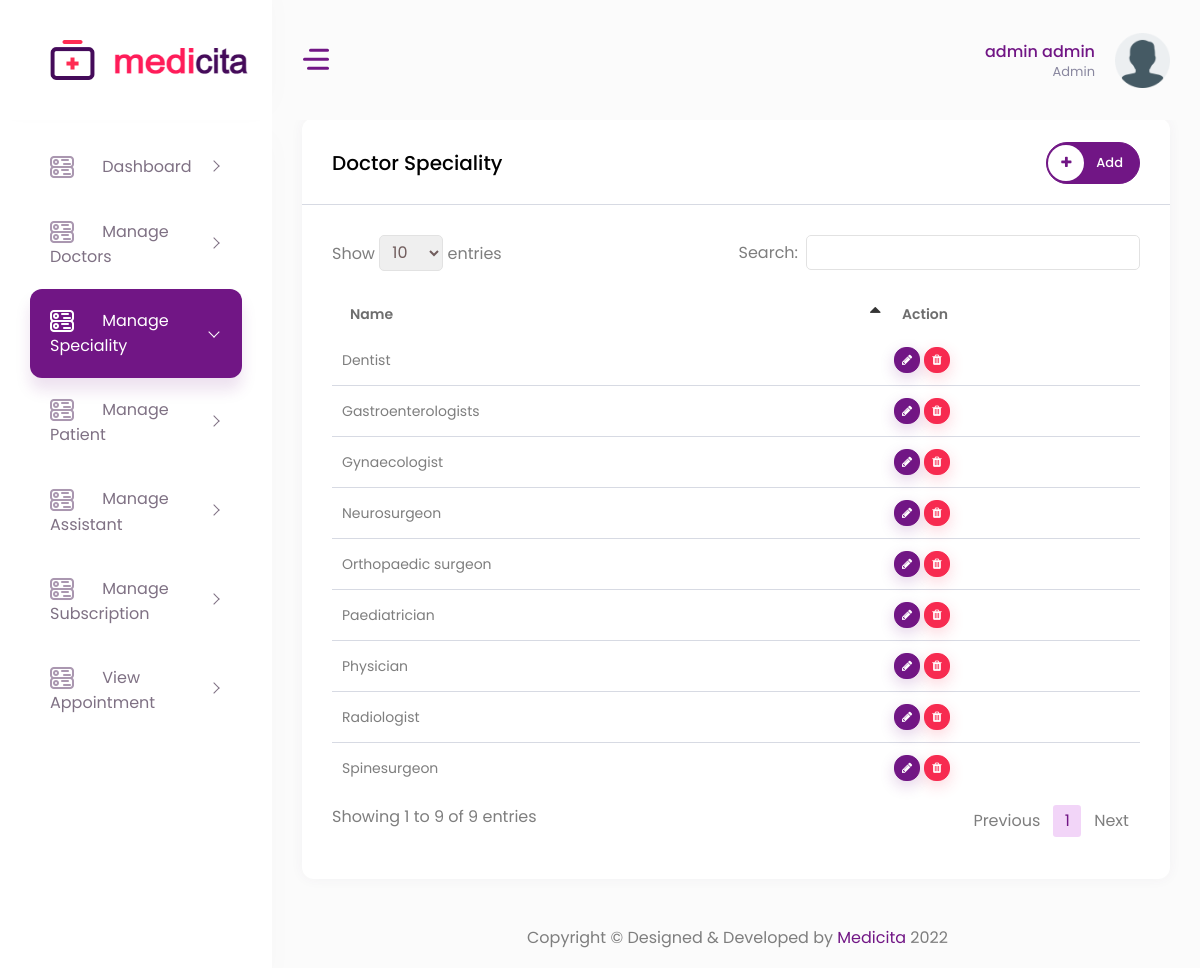
/doctor_speciality.php (signed in), run on the app's committed database.
### tables this page shows
CREATE TABLE IF NOT EXISTS `user` (
  `id` int NOT NULL AUTO_INCREMENT,
  `user_type` enum('Admin','Doctor','Patient','Assistant') NOT NULL,
  `first_name` varchar(50) NOT NULL,
  `last_name` varchar(50) NOT NULL,
  `email` varchar(200) NOT NULL,
  `password` varchar(50) NOT NULL,
  `mobile_number` bigint NOT NULL,
  `gender` enum('Male','Female','Other','') DEFAULT NULL,
  `birth_date` date DEFAULT NULL,
  `otp` int DEFAULT NULL,
  `profile_photo` varchar(150) DEFAULT NULL,
  `bio` varchar(255) DEFAULT NULL,
  `address` text,
  `state` varchar(255) DEFAULT NULL,
  `city` varchar(255) DEFAULT NULL,
  `zip_code` int DEFAULT NULL,
  `status` enum('Pending','Rejected','Approved','') NOT NULL DEFAULT 'Pending',
  PRIMARY KEY (`id`)
);

CREATE TABLE IF NOT EXISTS `doc_speciality` (
  `id` int NOT NULL AUTO_INCREMENT,
  `name` varchar(255) NOT NULL,
  PRIMARY KEY (`id`)
);

### doctor_speciality.php (the view, shortened to what this page needs)
<?php
   include "action/databaseconn.php";
?>
<?php
   include "header.php";
?>
<?php
   $sql = "SELECT * FROM doc_speciality" ;
   $result = $conn->query($sql);
   $arr_users = [];
?>
<div class="container-fluid">
    <div class="row">
        <div class="col-12">
            <div class="card">
                <div class="card-header">
                    <h4 class="card-title">Doctor Speciality</h4>
                    <button type="button" class="btn btn-rounded btn-primary add-modal" data-target="#addModal" data-toggle="modal">
                        <span class="btn-icon-left text-primary">
                            <i class="fa fa-plus color-info"></i>
                        </span>Add
                    </button>
                </div>
                <div class="card-body">
                    <div class="table-responsive">
                        <table id="example3" class="display" style="min-width: 845px">
                            <?php
                            if($result->num_rows > 0)
                                {
                                    $arr_users = $result->fetch_all(MYSQLI_ASSOC);
                                }
                            ?>
                            <thead>
                                <tr>
                                    <th>Name</th>
                                    <th>Action</th>
                                </tr>
                            </thead>
                            <tbody>
                            <?php if(!empty($arr_users)) { ?>
                                <?php foreach($arr_users as $r) { ?>
                                <tr>
                                    <td><?php echo $r['name'] ?></td>
                                    <td>
                                    <div class="d-flex">
                                        <button type="button" class="btn btn-primary shadow btn-xs sharp mr-1 edit-modal" data-toggle="modal" data-id="<?= $r['id'] ?>" data-target="#editModal"><i class="fa fa-pencil"></i></button>
                                        <button type="button" class="btn btn-danger shadow btn-xs sharp mr-1 delete-modal" data-toggle="modal" data-id="<?= $r['id'] ?>" data-target="#deleteModal"><i class="fa fa-trash"></i></button>
                                    </div>
                                    </td>
                                </tr>
                                <?php }} ?>
                            </tbody>
                        </table>
                    </div>
                </div>
            </div>
        </div>
    </div>
</div>
<?php
   include "footer.php";
?>

### header.php (shortened to what this page needs)
<?php
include "action/databaseconn.php";
   if(!isset($_SESSION["login"]))
   {
   	header("location:index.php");
   }
   else
   {
      $user_type = $_SESSION['user_type'];
   }
   ?>
<!DOCTYPE html>
<html lang="en">
   <head>
      <link href="vendor/jqvmap/css/jqvmap.min.css" rel="stylesheet">
      <link rel="stylesheet" href="vendor/chartist/css/chartist.min.css">
      <link href="vendor/datatables/css/jquery.dataTables.min.css" rel="stylesheet">
      <link href="vendor/bootstrap-select/dist/css/bootstrap-select.min.css" rel="stylesheet">
      <link rel="stylesheet" href="vendor/toastr/css/toastr.min.css">
    <link href="vendor/bootstrap-material-datetimepicker/css/bootstrap-material-datetimepicker.css" rel="stylesheet">
      <link href="css/style.css" rel="stylesheet">
      <link href="css/custom.css" rel="stylesheet">
   </head>
   <body>
      <div id="main-wrapper">
      <div class="nav-header">
         <a href="index.php" class="brand-logo">
            <img class="logo-abbr" src="images/logo.png" alt="">
            <img class="brand-title" src="images/logo-text.png" alt="">
         </a>
         <div class="nav-control">
            <div class="hamburger">
               <span class="line"></span><span class="line"></span><span class="line"></span>
            </div>
         </div>
      </div>
      <div class="header">
         <div class="header-content">
            <nav class="navbar navbar-expand">
               <div class="collapse navbar-collapse justify-content-between">
                  <ul class="navbar-nav header-right">
                     <li class="nav-item dropdown header-profile">
                        <a class="nav-link" href="#" role="button" data-toggle="dropdown">
                           <div class="header-info">
                              <span><?php echo $_SESSION['first_name']." ".$_SESSION['last_name'] ?></span>
                              <small><?php echo $user_type?></small>
                           </div>
                           <?php
                              $query1 = "select * from user where id = '".$_SESSION['id']."'";
                              $result = mysqli_query($conn, $query1);
                              $arr_doc = [];
                              if($result->num_rows > 0)
                              {
                                 $arr_doc = $result->fetch_all(MYSQLI_ASSOC);
                              }
                           ?>
                           <?php if(!empty($arr_doc)) { ?>
                                 <?php foreach($arr_doc as $r2) {
                                    if ($r2['profile_photo'] > 0) {
                                       ?>
                                       <img src=<?php echo "image/".$r2['profile_photo'] ?> width="20" alt=""/>
                                 <?php
                                    }
                                    else {
                                       ?>
                                       <img src="images/avatar/727399.png" width="20" alt=""/>
                                 <?php
                                    }
                                    ?>
                           <?php }} ?>
                        </a>
                     </li>
                  </ul>
               </div>
            </nav>
         </div>
      </div>
      <div class="deznav">
         <div class="deznav-scroll">
            <?php
               if($_SESSION['user_type'] == "Doctor")
               {
                  include ("doctor_sidebar.php");
               }
               elseif($_SESSION['user_type'] == "Patient")
               {
                  include ("patient_sidebar.php");
               }
               elseif($_SESSION['user_type'] == "Admin")
               {
                  include ("admin_sidebar.php");
               }
               elseif($_SESSION['user_type'] == "Assistant")
               {
                  include ("assistant_sidebar.php");
               }
            ?>
         </div>
      </div>
      <div class="content-body">

### data on the page
doc_speciality: name "Physician"
doc_speciality: name "Neurosurgeon"
doc_speciality: name "Spinesurgeon"
doc_speciality: name "Dentist"
doc_speciality: name "Paediatrician"
doc_speciality: name "Orthopaedic surgeon"
doc_speciality: name "Radiologist"
doc_speciality: name "Gastroenterologists"
doc_speciality: name "Gynaecologist"

### other printed values
$_SESSION['first_name'] "admin"
$_SESSION['last_name'] "admin"
$user_type "Admin"
